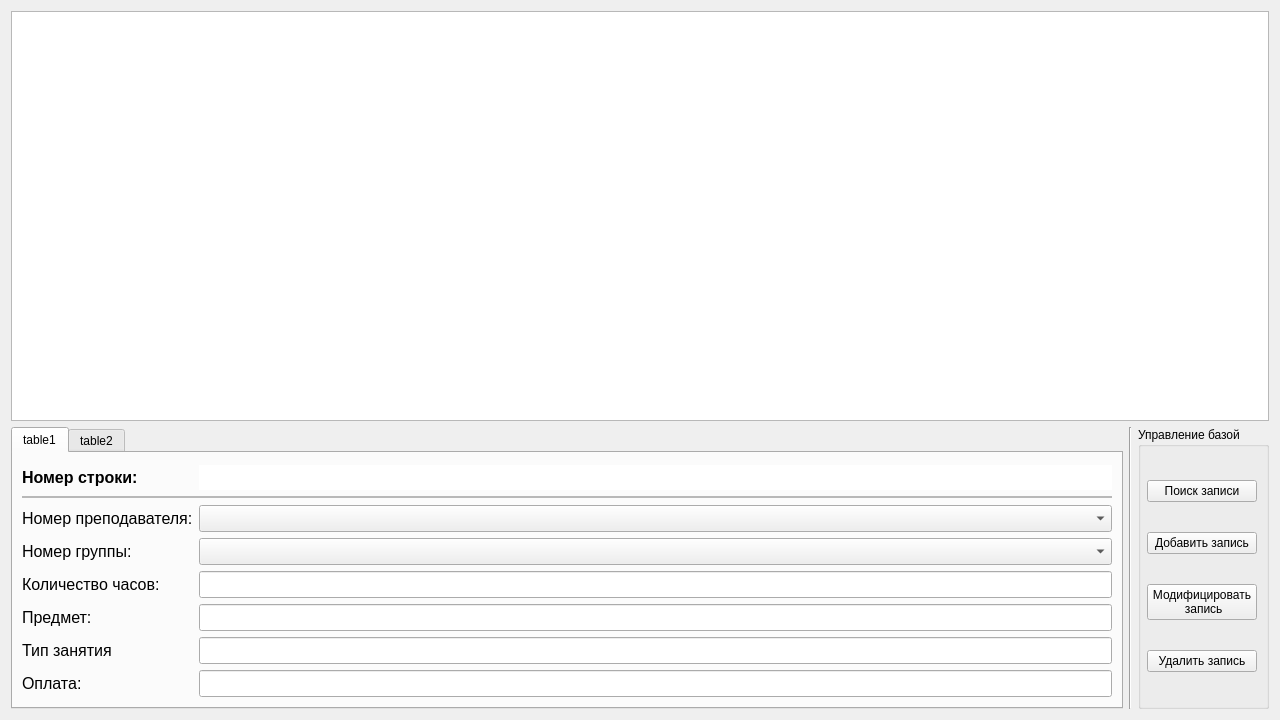
<?xml version="1.0" encoding="UTF-8"?>
<ui version="4.0">
 <class>OperatorForm</class>
 <widget class="QWidget" name="OperatorForm">
  <property name="geometry">
   <rect>
    <x>0</x>
    <y>0</y>
    <width>1280</width>
    <height>720</height>
   </rect>
  </property>
  <property name="windowTitle">
   <string>Form</string>
  </property>
  <layout class="QGridLayout" name="gridLayout_3" rowstretch="2,1">
   <item row="1" column="0">
    <widget class="QTabWidget" name="tabWidget">
     <property name="currentIndex">
      <number>0</number>
     </property>
     <widget class="QWidget" name="table1">
      <attribute name="title">
       <string>table1</string>
      </attribute>
      <layout class="QGridLayout" name="gridLayout_2">
       <property name="topMargin">
        <number>6</number>
       </property>
       <item row="0" column="0">
        <layout class="QFormLayout" name="nagruzka_data">
         <property name="sizeConstraint">
          <enum>QLayout::SetDefaultConstraint</enum>
         </property>
         <property name="fieldGrowthPolicy">
          <enum>QFormLayout::AllNonFixedFieldsGrow</enum>
         </property>
         <property name="rowWrapPolicy">
          <enum>QFormLayout::DontWrapRows</enum>
         </property>
         <property name="labelAlignment">
          <set>Qt::AlignLeading|Qt::AlignLeft|Qt::AlignVCenter</set>
         </property>
         <property name="formAlignment">
          <set>Qt::AlignLeading|Qt::AlignLeft|Qt::AlignVCenter</set>
         </property>
         <property name="topMargin">
          <number>5</number>
         </property>
         <item row="0" column="0">
          <widget class="QLabel" name="label_id">
           <property name="font">
            <font>
             <pointsize>12</pointsize>
             <weight>75</weight>
             <bold>true</bold>
             <underline>false</underline>
            </font>
           </property>
           <property name="text">
            <string>Номер строки:</string>
           </property>
          </widget>
         </item>
         <item row="0" column="1">
          <widget class="QLineEdit" name="lineEdit_id">
           <property name="enabled">
            <bool>true</bool>
           </property>
           <property name="font">
            <font>
             <pointsize>12</pointsize>
            </font>
           </property>
           <property name="autoFillBackground">
            <bool>false</bool>
           </property>
           <property name="text">
            <string/>
           </property>
           <property name="frame">
            <bool>false</bool>
           </property>
           <property name="readOnly">
            <bool>true</bool>
           </property>
           <property name="placeholderText">
            <string/>
           </property>
          </widget>
         </item>
         <item row="2" column="0">
          <widget class="QLabel" name="label_lecturer">
           <property name="font">
            <font>
             <pointsize>12</pointsize>
            </font>
           </property>
           <property name="text">
            <string>Номер преподавателя:</string>
           </property>
          </widget>
         </item>
         <item row="2" column="1">
          <widget class="QComboBox" name="comboBox_lecturer">
           <property name="font">
            <font>
             <pointsize>12</pointsize>
            </font>
           </property>
          </widget>
         </item>
         <item row="3" column="0">
          <widget class="QLabel" name="label_group">
           <property name="font">
            <font>
             <pointsize>12</pointsize>
            </font>
           </property>
           <property name="text">
            <string>Номер группы:</string>
           </property>
          </widget>
         </item>
         <item row="3" column="1">
          <widget class="QComboBox" name="comboBox_group">
           <property name="font">
            <font>
             <pointsize>12</pointsize>
            </font>
           </property>
          </widget>
         </item>
         <item row="4" column="0">
          <widget class="QLabel" name="label_hours">
           <property name="font">
            <font>
             <pointsize>12</pointsize>
            </font>
           </property>
           <property name="text">
            <string>Количество часов:</string>
           </property>
          </widget>
         </item>
         <item row="4" column="1">
          <widget class="QLineEdit" name="lineEdit_hours">
           <property name="font">
            <font>
             <pointsize>12</pointsize>
            </font>
           </property>
          </widget>
         </item>
         <item row="5" column="0">
          <widget class="QLabel" name="label_subject">
           <property name="font">
            <font>
             <pointsize>12</pointsize>
            </font>
           </property>
           <property name="text">
            <string>Предмет:</string>
           </property>
          </widget>
         </item>
         <item row="5" column="1">
          <widget class="QLineEdit" name="lineEdit_subject">
           <property name="font">
            <font>
             <pointsize>12</pointsize>
            </font>
           </property>
          </widget>
         </item>
         <item row="6" column="0">
          <widget class="QLabel" name="label_type_subject">
           <property name="font">
            <font>
             <pointsize>12</pointsize>
            </font>
           </property>
           <property name="text">
            <string>Тип занятия</string>
           </property>
          </widget>
         </item>
         <item row="6" column="1">
          <widget class="QLineEdit" name="lineEdit_type_subject">
           <property name="font">
            <font>
             <pointsize>12</pointsize>
            </font>
           </property>
          </widget>
         </item>
         <item row="7" column="0">
          <widget class="QLabel" name="label_pay">
           <property name="font">
            <font>
             <pointsize>12</pointsize>
            </font>
           </property>
           <property name="text">
            <string>Оплата:</string>
           </property>
           <property name="wordWrap">
            <bool>false</bool>
           </property>
          </widget>
         </item>
         <item row="7" column="1">
          <widget class="QLineEdit" name="lineEdit_pay">
           <property name="font">
            <font>
             <pointsize>12</pointsize>
            </font>
           </property>
          </widget>
         </item>
         <item row="1" column="0" colspan="2">
          <widget class="Line" name="line_2">
           <property name="frameShadow">
            <enum>QFrame::Sunken</enum>
           </property>
           <property name="lineWidth">
            <number>0</number>
           </property>
           <property name="midLineWidth">
            <number>2</number>
           </property>
           <property name="orientation">
            <enum>Qt::Horizontal</enum>
           </property>
          </widget>
         </item>
        </layout>
       </item>
      </layout>
     </widget>
     <widget class="QWidget" name="table2">
      <attribute name="title">
       <string>table2</string>
      </attribute>
      <layout class="QGridLayout" name="gridLayout"/>
     </widget>
    </widget>
   </item>
   <item row="1" column="1">
    <widget class="Line" name="line">
     <property name="frameShadow">
      <enum>QFrame::Sunken</enum>
     </property>
     <property name="orientation">
      <enum>Qt::Vertical</enum>
     </property>
    </widget>
   </item>
   <item row="1" column="2">
    <widget class="QGroupBox" name="buttons">
     <property name="title">
      <string>Управление базой</string>
     </property>
     <property name="flat">
      <bool>false</bool>
     </property>
     <property name="checkable">
      <bool>false</bool>
     </property>
     <layout class="QVBoxLayout" name="buttons_layout_2">
      <property name="leftMargin">
       <number>6</number>
      </property>
      <item>
       <widget class="QPushButton" name="pushButton_search">
        <property name="text">
         <string>Поиск записи</string>
        </property>
       </widget>
      </item>
      <item>
       <widget class="QPushButton" name="pushButton_create">
        <property name="text">
         <string>Добавить запись</string>
        </property>
       </widget>
      </item>
      <item>
       <widget class="QPushButton" name="pushButton_update">
        <property name="text">
         <string>Модифицировать
 запись</string>
        </property>
       </widget>
      </item>
      <item>
       <widget class="QPushButton" name="pushButton_remove">
        <property name="text">
         <string>Удалить запись</string>
        </property>
       </widget>
      </item>
     </layout>
    </widget>
   </item>
   <item row="0" column="0" colspan="3">
    <widget class="QTableView" name="tableView">
     <property name="font">
      <font>
       <family>Segoe UI</family>
       <pointsize>10</pointsize>
      </font>
     </property>
     <property name="editTriggers">
      <set>QAbstractItemView::NoEditTriggers</set>
     </property>
     <property name="tabKeyNavigation">
      <bool>false</bool>
     </property>
     <property name="showDropIndicator" stdset="0">
      <bool>false</bool>
     </property>
     <property name="dragDropOverwriteMode">
      <bool>false</bool>
     </property>
     <property name="alternatingRowColors">
      <bool>true</bool>
     </property>
     <property name="selectionMode">
      <enum>QAbstractItemView::SingleSelection</enum>
     </property>
     <property name="selectionBehavior">
      <enum>QAbstractItemView::SelectRows</enum>
     </property>
     <property name="showGrid">
      <bool>true</bool>
     </property>
     <property name="sortingEnabled">
      <bool>false</bool>
     </property>
     <property name="cornerButtonEnabled">
      <bool>false</bool>
     </property>
     <attribute name="horizontalHeaderCascadingSectionResizes">
      <bool>true</bool>
     </attribute>
     <attribute name="horizontalHeaderMinimumSectionSize">
      <number>37</number>
     </attribute>
     <attribute name="horizontalHeaderDefaultSectionSize">
      <number>150</number>
     </attribute>
     <attribute name="horizontalHeaderStretchLastSection">
      <bool>true</bool>
     </attribute>
     <attribute name="verticalHeaderCascadingSectionResizes">
      <bool>false</bool>
     </attribute>
     <attribute name="verticalHeaderMinimumSectionSize">
      <number>35</number>
     </attribute>
     <attribute name="verticalHeaderDefaultSectionSize">
      <number>35</number>
     </attribute>
     <attribute name="verticalHeaderHighlightSections">
      <bool>true</bool>
     </attribute>
     <attribute name="verticalHeaderShowSortIndicator" stdset="0">
      <bool>true</bool>
     </attribute>
    </widget>
   </item>
  </layout>
 </widget>
 <resources/>
 <connections/>
</ui>
